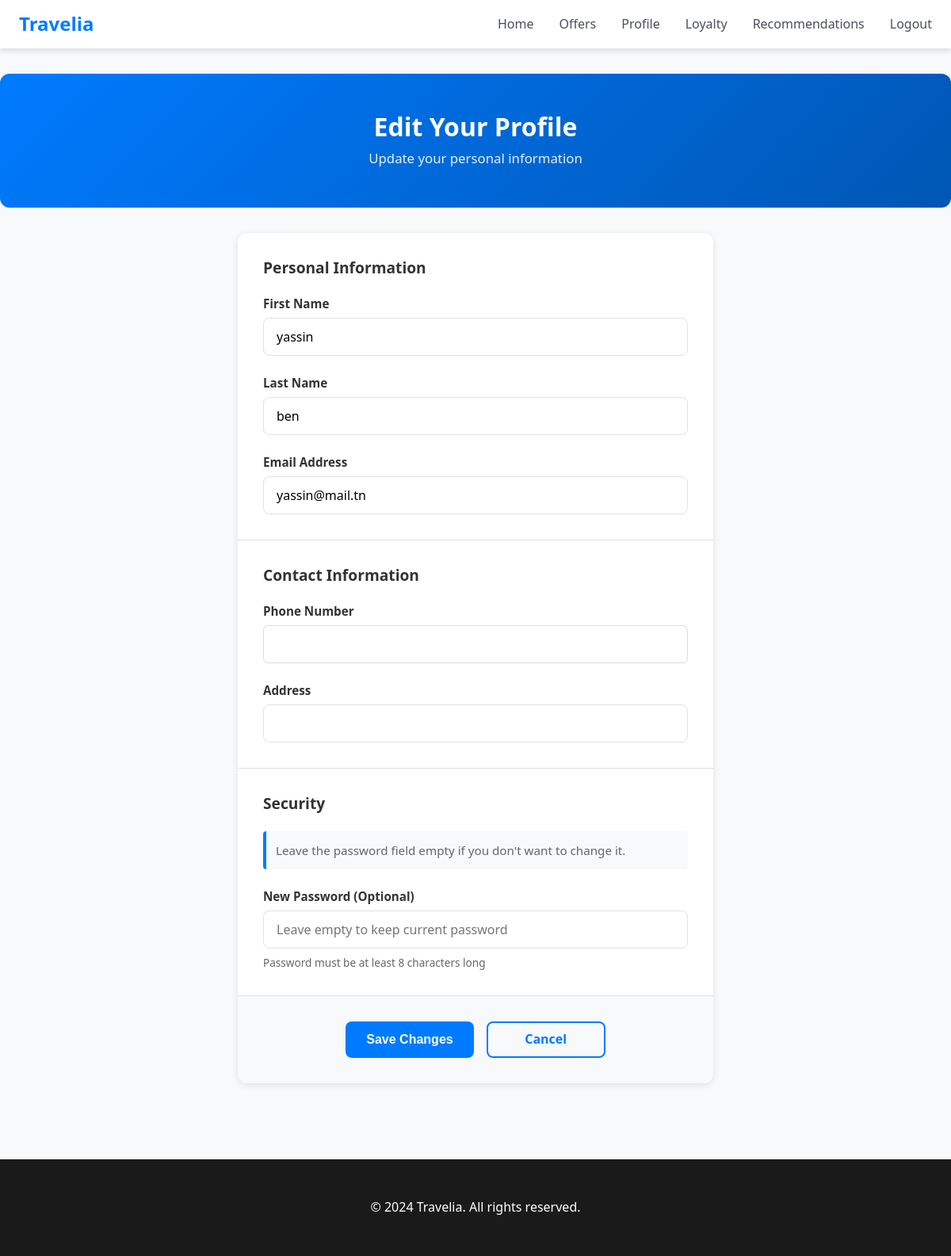
The page /client/profile/edit/ (signed in) on the database its author committed.
### client/models.py (models this page shows, shortened)
class User(AbstractUser):
    username = models.CharField(max_length=150, blank=True)  # optional
    first_name = models.CharField(max_length=30)
    last_name = models.CharField(max_length=30)
    fullname = models.CharField(max_length=61, blank=True, null=True)
    email = models.EmailField(unique=True)
    role = models.CharField(max_length=10, choices=Roles.choices, default=Roles.CLIENT)
    created_at = models.DateTimeField(auto_now_add=True)
    address = models.CharField(max_length=255, blank=True, null=True)
    phone_number = models.CharField(max_length=20, blank=True, null=True)
    USERNAME_FIELD = 'email'
    REQUIRED_FIELDS = ['first_name', 'last_name', 'username']
    objects = CustomUserManager()
    class Meta:
        verbose_name = _('User')
        verbose_name_plural = _('Users')

### client/views.py (the view, shortened to what this page needs)
# urls.py: path('profile/edit/', views.profile_update, name='profile_edit'),
@require_http_methods(["GET", "POST"])
def profile_update(request):
    if not request.user.is_authenticated:
        messages.error(request, "You must be logged in to edit your profile.")
        return redirect('home')
    user = request.user
    return render(request, 'profile_edit.html', {'user_obj': user})

### templates/profile_edit.html (shortened to what this page needs)
{% extends 'base.html' %}
{% load static %}
{% block extra_css %}
<link rel="stylesheet" href="{% static 'css/profile.css' %}">
{% endblock %}
{% block content %}
<div class="container profile-container">
    <div class="edit-profile-header">
        <h1>Edit Your Profile</h1>
        <p>Update your personal information</p>
    </div>
    <div class="edit-profile-content">
        <form method="POST" class="profile-form">
            <div class="form-section">
                <h3>Personal Information</h3>
                <div class="form-group">
                    <label for="name">First Name</label>
                    <input type="text" id="name" name="name" class="form-control" value="{{ user_obj.first_name }}" required>
                </div>
                <div class="form-group">
                    <label for="lastname">Last Name</label>
                    <input type="text" id="lastname" name="lastname" class="form-control" value="{{ user_obj.last_name }}" required>
                </div>
                <div class="form-group">
                    <label for="email">Email Address</label>
                    <input type="email" id="email" name="email" class="form-control" value="{{ user_obj.email }}" required>
                </div>
            </div>
            <div class="form-section">
                <h3>Contact Information</h3>
                <div class="form-group">
                    <label for="phone_number">Phone Number</label>
                    <input type="tel" id="phone_number" name="phone_number" class="form-control" value="{{ user_obj.phone_number|default:'' }}">
                </div>
                <div class="form-group">
                    <label for="address">Address</label>
                    <input type="text" id="address" name="address" class="form-control" value="{{ user_obj.address|default:'' }}">
                </div>
            </div>
            <div class="form-section">
                <h3>Security</h3>
                <p class="section-info">Leave the password field empty if you don't want to change it.</p>
                <div class="form-group">
                    <label for="password">New Password (Optional)</label>
                    <input type="password" id="password" name="password" class="form-control" placeholder="Leave empty to keep current password">
                    <small class="form-text">Password must be at least 8 characters long</small>
                </div>
            </div>
            <div class="form-actions">
                <button type="submit" class="btn btn-primary">Save Changes</button>
                <a href="{% url 'client:profile' %}" class="btn btn-outline">Cancel</a>
            </div>
        </form>
    </div>
</div>
{% endblock %}

### static/css/main.css (style rules this page uses)
:root { --primary: #007bff; --primary-dark: #0056b3; --primary-light: #e7f1ff; --secondary: #6c757d; --success: #28a745; --danger: #dc3545; --warning: #ffc107; --info: #17a2b8; --bronze: #cd7f32; --silver: #c0c0c0; --gold: #ffd700; --platinum: #e5e4e2; --white: #ffffff; --light: #f8f9fa; --gray-100: #f1f3f5; --gray-200: #e9ecef; --gray-300: #dee2e6; --gray-400: #ced4da; --gray-500: #adb5bd; --gray-600: #6c757d; --gray-700: #495057; --gray-800: #343a40; --gray-900: #212529; --dark: #1a1a1a; --spacing-xs: 0.25rem; --spacing-sm: 0.5rem; --spacing-md: 1rem; --spacing-lg: 1.5rem; --spacing-xl: 2rem; --spacing-2xl: 3rem; --spacing-3xl: 4rem; --radius-sm: 0.25rem; --radius-md: 0.5rem; --radius-lg: 1rem; --radius-xl: 1.5rem; --shadow-sm: 0 1px 2px rgba(0, 0, 0, 0.05); --shadow-md: 0 4px 6px rgba(0, 0, 0, 0.1); --shadow-lg: 0 10px 15px rgba(0, 0, 0, 0.1); --shadow-xl: 0 20px 25px rgba(0, 0, 0, 0.15); --transition-fast: 150ms ease-in-out; --transition-base: 250ms ease-in-out; --transition-slow: 350ms ease-in-out; --text-xs: 0.75rem; --text-sm: 0.875rem; --text-base: 1rem; --text-lg: 1.125rem; --text-xl: 1.25rem; --text-2xl: 1.5rem; --text-3xl: 1.875rem; }
* { margin: 0; padding: 0; box-sizing: border-box; }
html, body { height: 100%; font-family: 'Segoe UI', Tahoma, Geneva, Verdana, sans-serif; background-color: var(--light); color: var(--gray-900); }
body { display: flex; flex-direction: column; }
.container { max-width: 1200px; margin: 0 auto; padding: 0 var(--spacing-xl); }
h1, h2, h3, h4, h5, h6 { font-weight: 600; line-height: 1.2; margin-bottom: var(--spacing-md); }
h1 { font-size: var(--text-3xl); }
h3 { font-size: var(--text-xl); }
p, a, span { font-size: var(--text-base); line-height: 1.6; }
small { font-size: var(--text-xs); }
a { color: var(--primary); text-decoration: none; transition: color var(--transition-fast); }
.btn { display: inline-block; padding: var(--spacing-sm) var(--spacing-lg); border: 2px solid transparent; border-radius: var(--radius-md); font-size: var(--text-base); font-weight: 600; cursor: pointer; transition: all var(--transition-fast); text-decoration: none; text-align: center; }
.btn-primary { background-color: var(--primary); color: var(--white); }
.btn-outline { background-color: transparent; color: var(--primary); border-color: var(--primary); }
.form-group { margin-bottom: var(--spacing-lg); }
.form-group label { display: block; margin-bottom: var(--spacing-sm); font-weight: 500; color: var(--gray-700); }
.form-group input[type="text"], .form-group input[type="email"], .form-group input[type="password"], .form-group input[type="number"], .form-group textarea, .form-group select { width: 100%; padding: 0.75rem 1rem; border: 1px solid var(--gray-300); border-radius: var(--radius-md); font-size: 1rem; transition: border-color var(--transition-fast), box-shadow var(--transition-fast); font-family: inherit; }

### static/css/profile.css (style rules this page uses)
.profile-container { padding: 2rem 0; }

### templates/profile_edit.html (style rules this page uses)
.edit-profile-header { background: linear-gradient(135deg, #007bff 0%, #0056b3 100%); color: white; padding: 3rem 2rem; border-radius: 12px; margin-bottom: 2rem; text-align: center; }
.edit-profile-header h1 { margin-bottom: 0.5rem; font-size: 2rem; }
.edit-profile-header p { margin: 0; opacity: 0.9; font-size: 1.05rem; }
.edit-profile-content { max-width: 600px; margin: 0 auto; }
.profile-form { background: white; border-radius: 12px; box-shadow: 0 2px 8px rgba(0, 0, 0, 0.1); overflow: hidden; }
.form-section { padding: 2rem; border-bottom: 1px solid #e0e0e0; }
.form-section h3 { margin-top: 0; margin-bottom: 1.5rem; font-size: 1.2rem; color: #333; display: flex; align-items: center; }
.section-info { background: #f8f9fa; border-left: 4px solid #007bff; padding: 12px; border-radius: 4px; margin-bottom: 1.5rem; color: #666; font-size: 0.95rem; }
.form-group { margin-bottom: 1.5rem; }
.form-group:last-child { margin-bottom: 0; }
.form-group label { display: block; margin-bottom: 0.5rem; font-weight: 600; color: #333; font-size: 0.95rem; }
.form-control { width: 100%; padding: 0.75rem 1rem; border: 1px solid #ddd; border-radius: 6px; font-size: 1rem; transition: all 0.3s ease; font-family: inherit; }
.form-text { display: block; margin-top: 0.5rem; color: #666; font-size: 0.85rem; }
.form-actions { padding: 2rem; background: #f8f9fa; display: flex; gap: 1rem; justify-content: center; }
.form-actions .btn { min-width: 150px; }

### rows shown on the page
User: name "yassin", lastname "ben", email "yassin@mail.tn"
